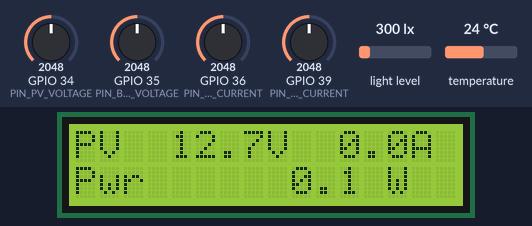
Recording of a program running on a simulated ESP32. On the bench: 16×2 character LCD. The inputs (shaded band) are chosen by the test bench; at power-on: GPIO 39 (PIN_BATT_CURRENT) = 2048, GPIO 34 (PIN_PV_VOLTAGE) = 2048, light level 300 lx, temperature 24 °C, GPIO 35 (PIN_BATT_VOLTAGE) = 2048, GPIO 36 (PIN_PV_CURRENT) = 2048. The local clock reads 2024-03-15 10:24:30 at power-on unless the program sets it; what the program prints to the serial monitor is not drawn.

Above: at 3.0 s.
3.1 s: GPIO 39 (PIN_BATT_CURRENT) set to 2866
At 5.8 s:
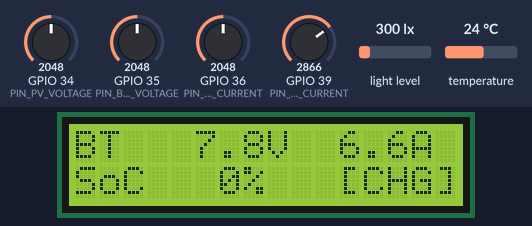
9.6 s: GPIO 39 (PIN_BATT_CURRENT) set to 1228
At 14.1 s:
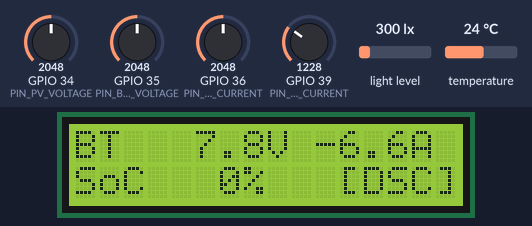
17.1 s: GPIO 34 (PIN_PV_VOLTAGE) set to 2866
At 20.4 s:
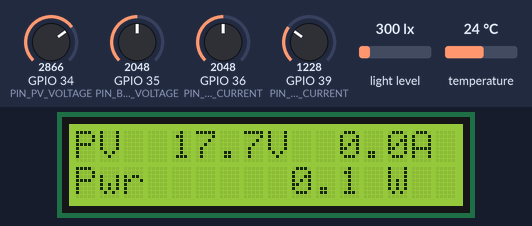
23.7 s: light level set to 40 lx
At 25.6 s:
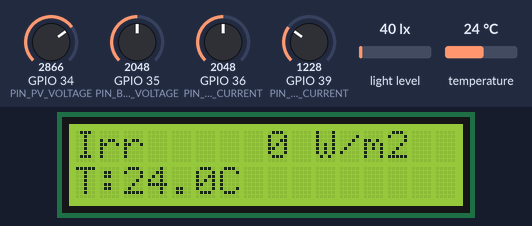
29.4 s: temperature set to 12 °C
At 33.9 s:
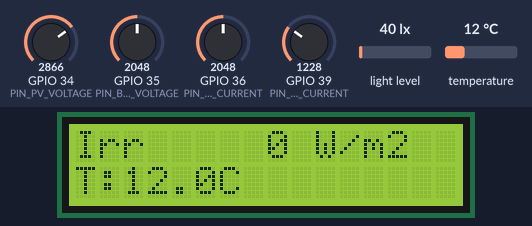
36.9 s: GPIO 35 (PIN_BATT_VOLTAGE) set to 2866
At 40.3 s:
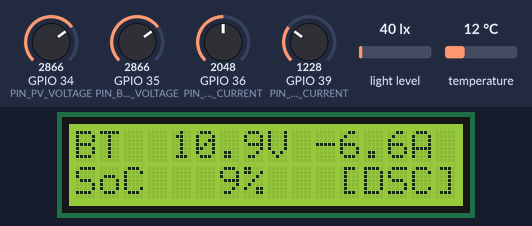
Timing chart, 0 to 41.8 s (numbered marks = the images above; inputs shaded):
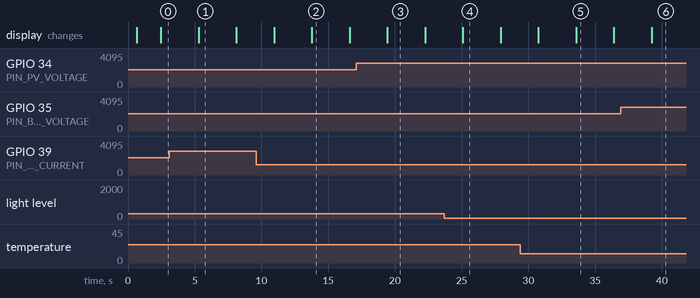

The program:

main.cpp
```cpp
// ============================================================
// ESP32 Solar Diagnostics System — SIL Sensor Validation
// PlatformIO build entry point (replaces wokwi_sil_test.ino)
//
// PURPOSE: Validates the sensor acquisition subsystem in isolation.
// Tests DS18B20, BH1750, DS3231 RTC, and ADC voltage/current
// reading pipelines independently of the network transport layer.
//
// lib_deps (platformio.ini):
//   - DallasTemperature + OneWire  (DS18B20)
//   - BH1750                        (irradiance sensor)
//   - RTClib                         (DS3231 clock)
//   - ArduinoJson                    (payload serialization)
//   - LiquidCrystal I2C              (LCD1602 display)
// ============================================================

#include <Arduino.h>
#include <Wire.h>
#include <OneWire.h>
#include <DallasTemperature.h>
#include <BH1750.h>
#include <RTClib.h>
#include <ArduinoJson.h>
#include <LiquidCrystal_I2C.h>

// ── GPIO PIN MAP (must match production firmware) ─────────
const int PIN_PV_VOLTAGE   = 34;   // ADC1 ch6 — PV voltage divider
const int PIN_BATT_VOLTAGE = 35;   // ADC1 ch7 — battery voltage divider
const int PIN_PV_CURRENT   = 36;   // ADC1 ch0 (VP) — ACS712 #1
const int PIN_BATT_CURRENT = 39;   // ADC1 ch3 (VN) — ACS712 #2
const int ONE_WIRE_BUS     = 4;    // DS18B20 data pin (1-Wire)
// I2C: SDA=GPIO21, SCL=GPIO22 (BH1750 + DS3231)

// ── CALIBRATION (matches production NVS defaults) ─────────
const float PV_DIVIDER_RATIO   = 7.67f;   // R1=100kΩ, R2=15kΩ
const float BATT_DIVIDER_RATIO = 4.70f;   // R1=100kΩ, R2=27kΩ
const float ACS712_SENSITIVITY = 0.1f;    // 100mV/A (ACS712-20A)
const int   ADC_MIDPOINT       = 2047;    // Default zero-current ADC value

// ── HARDWARE OBJECTS ──────────────────────────────────────
OneWire           oneWire(ONE_WIRE_BUS);
DallasTemperature ds18b20(&oneWire);
BH1750            bh1750;
RTC_DS3231        rtc;
LiquidCrystal_I2C lcd(0x27, 16, 2);   // PCF8574 backpack, 16 cols x 2 rows

int readingCount = 0;
int lcdPage      = 0;   // Cycles: 0=PV  1=Battery  2=Environment

// ── HELPER: Read voltage through a resistor divider ───────
float readVoltage(int pin, float ratio) {
    int   raw        = analogRead(pin);
    float adcVoltage = (raw / 4095.0f) * 3.3f;
    return adcVoltage * ratio;
}

// ── HELPER: Read current from ACS712 ──────────────────────
float readCurrent(int pin, int zeroPoint) {
    int   raw         = analogRead(pin);
    float adcVoltage  = (raw / 4095.0f) * 3.3f;
    float zeroVoltage = (zeroPoint / 4095.0f) * 3.3f;
    return (adcVoltage - zeroVoltage) / ACS712_SENSITIVITY;
}

// ── LCD UPDATE — cycles 3 pages per reading ───────────────
void updateLCD(float pvV, float pvI, float battV, float battI,
               float lux, float tempProbe, float soc) {
    char row0[17], row1[17];
    lcd.clear();

    if (lcdPage == 0) {
        float pvPow = pvV * pvI;
        snprintf(row0, sizeof(row0), "PV %5.1fV %4.1fA", pvV, pvI);
        snprintf(row1, sizeof(row1), "Pwr   %6.1f W  ",  pvPow);
    } else if (lcdPage == 1) {
        const char* mode = (battI >=  0.05f) ? "CHG" :
                           (battI <= -0.05f) ? "DSC" : "FLT";
        snprintf(row0, sizeof(row0), "BT %5.1fV %4.1fA", battV, battI);
        snprintf(row1, sizeof(row1), "SoC %3d%%   [%s]", (int)soc, mode);
    } else {
        float irr = (lux > 0.0f) ? lux / 120.0f : 0.0f;
        snprintf(row0, sizeof(row0), "Irr %5.0f W/m2 ", irr);
        snprintf(row1, sizeof(row1), "T:%4.1fC         ", tempProbe);
    }

    lcd.setCursor(0, 0); lcd.print(row0);
    lcd.setCursor(0, 1); lcd.print(row1);
    lcdPage = (lcdPage + 1) % 3;
}

void setup() {
    Serial.begin(115200);
    delay(500);

    Serial.println("============================================");
    Serial.println(" Solar Diagnostics System — SIL Validation");
    Serial.println("  ESP32 IoT Node — Wokwi Simulation");
    Serial.println("============================================");

    ds18b20.begin();
    int sensorCount = ds18b20.getDeviceCount();
    Serial.print("[DS18B20] Sensors found on OneWire bus: ");
    Serial.println(sensorCount);

    Wire.begin(21, 22);
    if (bh1750.begin(BH1750::CONTINUOUS_HIGH_RES_MODE)) {
        Serial.println("[BH1750]  Irradiance sensor initialised (I2C 0x23).");
    } else {
        Serial.println("[BH1750]  ERROR: Sensor not found!");
    }

    if (!rtc.begin()) {
        Serial.println("[RTC]     ERROR: DS3231 not found on I2C bus!");
    } else {
        Serial.println("[RTC]     DS3231 clock initialised.");
        if (rtc.lostPower()) {
            Serial.println("[RTC]     Clock lost power — setting to compile time.");
            rtc.adjust(DateTime(F(__DATE__), F(__TIME__)));
        }
    }

    Serial.println("--------------------------------------------");
    Serial.println("[INIT]    All sensors OK. Starting read loop.");
    Serial.println("--------------------------------------------\n");

    lcd.init();
    lcd.backlight();
    lcd.setCursor(0, 0); lcd.print(" Solar Diag Sys ");
    lcd.setCursor(0, 1); lcd.print("  SIL Validate  ");

    delay(1000);
}

void loop() {
    readingCount++;
    DateTime now = rtc.now();

    ds18b20.requestTemperatures();
    float tempProbe = ds18b20.getTempCByIndex(0);

    float lux = bh1750.readLightLevel();

    float pvVoltage   = readVoltage(PIN_PV_VOLTAGE,   PV_DIVIDER_RATIO);
    float battVoltage = readVoltage(PIN_BATT_VOLTAGE,  BATT_DIVIDER_RATIO);
    float pvCurrent   = readCurrent(PIN_PV_CURRENT,   ADC_MIDPOINT);
    float battCurrent = readCurrent(PIN_BATT_CURRENT, ADC_MIDPOINT);

    float pvPower     = pvVoltage * pvCurrent;
    float netFlux     = pvCurrent - abs(battCurrent);
    float tempAmbient = 25.0f;
    float tempDelta   = tempProbe - tempAmbient;

    float soc = ((battVoltage - 10.5f) / (14.4f - 10.5f)) * 100.0f;
    soc = constrain(soc, 0.0f, 100.0f);

    StaticJsonDocument<512> doc;
    doc["reading"]         = readingCount;
    doc["timestamp"]       = now.timestamp(DateTime::TIMESTAMP_FULL);
    doc["pv_voltage"]      = round(pvVoltage   * 100) / 100.0;
    doc["pv_current"]      = round(pvCurrent   * 100) / 100.0;
    doc["pv_power_watts"]  = round(pvPower     * 100) / 100.0;
    doc["batt_voltage"]    = round(battVoltage * 100) / 100.0;
    doc["batt_current"]    = round(battCurrent * 100) / 100.0;
    doc["soc_percent"]     = round(soc         * 10)  / 10.0;
    doc["irradiance_lux"]  = round(lux);
    doc["temp_probe_c"]    = round(tempProbe   * 10)  / 10.0;
    doc["temp_ambient_c"]  = tempAmbient;
    doc["temp_delta_c"]    = round(tempDelta   * 10)  / 10.0;
    doc["net_energy_flux"] = round(netFlux     * 100) / 100.0;

    Serial.print("[READ #");
    Serial.print(readingCount);
    Serial.print("] ");
    Serial.println(now.timestamp(DateTime::TIMESTAMP_FULL));

    String payload;
    serializeJsonPretty(doc, payload);
    Serial.println(payload);
    Serial.println("--------------------------------------------");
    Serial.flush();

    updateLCD(pvVoltage, pvCurrent, battVoltage, battCurrent,
              lux, tempProbe, soc);

    delay(2000);   // One reading every 2 seconds — 3 LCD pages cycle every 6 seconds
}
```

Measured:
- after the input at 3.1 s, the display: changes after 2.2 s (image 1)
- after the input at 9.6 s, the display: first differs from a run without the input after 4.2 s (image 2)
- what the display in image 1 shows lasts 2.8 s, from 5.3 s to 8.1 s
